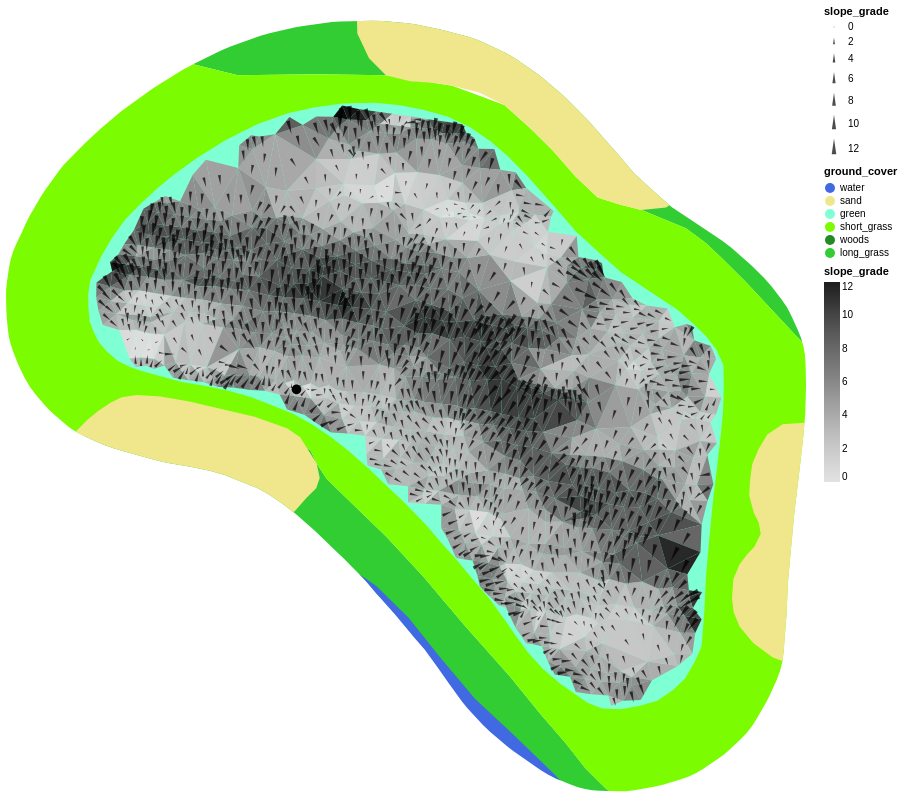

Notebook code cell kept with this figure:
### Code cell
surround_features + grades + inclines + hole_plot_exaggerated

### Figure 1 — Vega-Lite specification as saved in the notebook (floating-point values rounded to 4 significant figures; data arrays with more than 128 entries replaced by an {"elided": "..."} marker saying what was removed)
{"$schema": "https://vega.github.io/schema/vega-lite/v4.17.0.json", "config": {"view": {"continuousHeight": 300, "continuousWidth": 400}}, "datasets": {"data-28da1a83565d5d9b6e7c0148d956bde2": [{"geometry": {"coordinates": [[[-680.7, -339.5], [-680.7, -339.6], [-680.7, -339.6], [-680.8, -339.7], [-680.8, -339.7], [-680.8, -339.7], [-680.9, -339.8], [-680.9, -339.8], [-681, -339.8], [-681.1, -339.8], [-681.1, -339.8], [-681.2, -339.7], [-681.2, -339.7], [-681.2, -339.7], [-681.3, -339.6], [-681.3, -339.6], [-681.3, -339.5], [-681.3, -339.4], [-681.3, -339.4], [-681.2, -339.3], [-681.2, -339.3], [-681.2, -339.3], [-681.1, -339.2], [-681.1, -339.2], [-681, -339.2], [-680.9, -339.2], [-680.9, -339.2], [-680.8, -339.3], [-680.8, -339.3], [-680.8, -339.3], [-680.7, -339.4], [-680.7, -339.4], [-680.7, -339.5]]], "type": "Polygon"}, "type": "Feature"}], "data-37b63d5590ff52be318efc51c3a47dd2": {"elided": "1467 records"}, "data-bb162885a80b26ea2259b01bc2726094": [{"course_area": "general_area", "geometry": {"coordinates": [[[-693.4, -342.0], [-686.2, -341.1], [-680.2, -343.2], [-679.8, -344.0], [-679.2, -344.9], [-677.7, -346.4], [-675.6, -348.4], [-673.3, -350.9], [-670.7, -353.9], [-668.1, -356.9], [-666.2, -359.2], [-664.6, -361.0], [-663.4, -362.5], [-662.2, -363.8], [-661.9, -363.9], [-662.6, -363.9], [-663.0, -363.9], [-663.4, -363.8], [-663.9, -363.7], [-664.3, -363.6], [-665.2, -363.2], [-665.4, -363.1], [-670.3, -358.4], [-674.4, -353.4], [-676.1, -351.9], [-676.8, -351.1], [-678.1, -349.8], [-679.0, -349.0], [-679.0, -349.0], [-679.9, -348.1], [-681.0, -347.1], [-681.9, -346.4], [-682.7, -345.9], [-683.4, -345.5], [-684.4, -345.1], [-685.3, -344.7], [-686.3, -344.5], [-687.5, -344.2], [-688.8, -344.0], [-689.3, -343.9], [-690.5, -343.5], [-691.7, -343.2], [-692.0, -343.1], [-692.7, -342.9], [-693.2, -342.7], [-693.9, -342.3], [-693.4, -342.0]]], "type": "Polygon"}, "ground_cover": "long_grass", "name": "rough", "type": "Feature"}, {"course_area": "general_area", "geometry": {"coordinates": [[[-651.4, -335.4], [-653.7, -333.0], [-655.1, -331.6], [-656.1, -330.6], [-657.3, -329.7], [-660.0, -328.6], [-668.4, -321.4], [-675.6, -320.4], [-679.8, -320.3], [-684.6, -320.4], [-687.3, -319.7], [-685.6, -318.9], [-685.0, -318.6], [-683.2, -318.0], [-682.6, -317.8], [-681.1, -317.5], [-680.6, -317.4], [-678.8, -317.2], [-678.3, -317.1], [-676.4, -317.1], [-675.8, -317.1], [-674.2, -317.2], [-673.7, -317.3], [-672.3, -317.6], [-672.0, -317.7], [-670.6, -318.1], [-670.1, -318.2], [-669.7, -318.4], [-668.3, -319.0], [-668.0, -319.2], [-667.6, -319.4], [-666.4, -320.3], [-666.0, -320.6], [-664.9, -321.5], [-664.6, -321.8], [-663.4, -323.0], [-663.2, -323.2], [-661.6, -325.0], [-661.6, -325.1], [-660.4, -326.4], [-659.2, -327.5], [-658.2, -328.4], [-656.7, -329.4], [-655.1, -330.5], [-654.6, -330.9], [-653.5, -331.8], [-653.3, -332.0], [-652.6, -332.7], [-652.1, -333.2], [-651.5, -334.1], [-651.2, -334.5], [-650.9, -335.0], [-650.5, -335.9], [-650.3, -336.4], [-650.2, -336.6], [-651.4, -335.4]]], "type": "Polygon"}, "ground_cover": "long_grass", "name": "rough", "type": "Feature"}, {"course_area": "general_area", "geometry": {"coordinates": {"elided": "1x116x2 float values"}, "type": "Polygon"}, "ground_cover": "short_grass", "name": "fairway", "type": "Feature"}, {"course_area": "putting_green", "geometry": {"coordinates": {"elided": "1x82x2 float values"}, "type": "Polygon"}, "ground_cover": "green", "name": "green", "type": "Feature"}, {"course_area": "bunker", "geometry": {"coordinates": [[[-654.1, -350.2], [-653.6, -349.5], [-653.1, -349.1], [-652.8, -348.3], [-652.9, -347.6], [-653.2, -347.0], [-653.5, -346.0], [-653.4, -345.0], [-653.3, -344.1], [-652.9, -343.2], [-652.4, -342.2], [-651.4, -341.6], [-650.1, -341.5], [-650.2, -342.4], [-650.2, -342.5], [-650.4, -344.7], [-650.4, -344.7], [-650.7, -347.0], [-650.9, -349.3], [-651.1, -351.2], [-651.2, -353.1], [-651.2, -353.3], [-651.4, -355.5], [-651.4, -356.0], [-652.0, -355.8], [-653.2, -354.9], [-654.0, -353.9], [-654.4, -353.1], [-654.5, -352.2], [-654.4, -351.0], [-654.1, -350.2]]], "type": "Polygon"}, "ground_cover": "sand", "name": "bunkers", "type": "Feature"}, {"course_area": "bunker", "geometry": {"coordinates": [[[-694.4, -342.0], [-693.7, -341.4], [-693.0, -340.8], [-692.3, -340.3], [-691.6, -340.0], [-690.7, -339.8], [-689.3, -339.9], [-687.5, -340.2], [-685.4, -340.7], [-683.5, -341.2], [-681.6, -341.9], [-680.8, -342.4], [-679.8, -344.0], [-679.6, -344.9], [-679.8, -345.5], [-680.4, -346.1], [-681.1, -346.9], [-681.2, -347.0], [-681.9, -346.4], [-682.7, -345.9], [-683.4, -345.5], [-684.4, -345.1], [-685.3, -344.7], [-686.3, -344.5], [-687.5, -344.2], [-688.8, -344.0], [-689.3, -343.9], [-690.5, -343.5], [-691.7, -343.2], [-692.0, -343.1], [-692.7, -342.9], [-693.2, -342.7], [-694.0, -342.3], [-694.4, -342.1], [-694.4, -342.0]]], "type": "Polygon"}, "ground_cover": "sand", "name": "bunkers", "type": "Feature"}, {"course_area": "bunker", "geometry": {"coordinates": [[[-658.5, -328.4], [-660.0, -328.6], [-661.3, -328.3], [-662.7, -327.8], [-664.0, -326.6], [-665.4, -325.0], [-666.8, -323.6], [-668.4, -322.2], [-669.9, -321.4], [-671.5, -321.0], [-672.7, -320.8], [-674.1, -320.8], [-675.6, -320.4], [-676.6, -319.4], [-677.3, -317.9], [-677.3, -317.1], [-676.4, -317.1], [-675.8, -317.1], [-674.2, -317.2], [-673.7, -317.3], [-672.3, -317.6], [-672.0, -317.7], [-670.6, -318.1], [-670.1, -318.2], [-669.7, -318.4], [-668.3, -319.0], [-668.0, -319.2], [-667.6, -319.4], [-666.4, -320.3], [-666.0, -320.6], [-664.9, -321.5], [-664.6, -321.8], [-663.4, -323.0], [-663.2, -323.2], [-661.6, -325.0], [-661.6, -325.1], [-660.4, -326.4], [-659.2, -327.5], [-658.3, -328.3], [-658.5, -328.4]]], "type": "Polygon"}, "ground_cover": "sand", "name": "bunkers", "type": "Feature"}, {"course_area": "penalty_area", "geometry": {"coordinates": [[[-676.1, -351.5], [-674.2, -353.4], [-672.3, -355.7], [-670.2, -358.3], [-667.8, -360.5], [-665.5, -362.7], [-664.9, -363.3], [-665.2, -363.2], [-665.7, -362.9], [-666.2, -362.7], [-667.8, -361.5], [-668.2, -361.2], [-669.2, -360.3], [-669.7, -359.9], [-670.6, -358.9], [-670.9, -358.5], [-671.6, -357.5], [-671.7, -357.5], [-672.4, -356.4], [-673.2, -355.3], [-673.9, -354.5], [-674.0, -354.4], [-675.0, -353.2], [-676.0, -352.1], [-676.0, -352.0], [-676.8, -351.1], [-677.2, -350.7], [-676.1, -351.5]]], "type": "Polygon"}, "ground_cover": "water", "name": "water_hazard", "type": "Feature"}]}, "layer": [{"data": {"name": "data-bb162885a80b26ea2259b01bc2726094"}, "encoding": {"color": {"field": "ground_cover", "scale": {"domain": ["water", "sand", "green", "short_grass", "woods", "long_grass"], "range": ["RoyalBlue", "Khaki", "Aquamarine", "LawnGreen", "ForestGreen", "LimeGreen"]}, "type": "nominal"}, "tooltip": [{"field": "name", "type": "nominal"}, {"field": "ground_cover", "type": "nominal"}, {"field": "course_area", "type": "nominal"}]}, "mark": "geoshape", "projection": {"reflectY": true, "type": "identity"}}, {"data": {"name": "data-37b63d5590ff52be318efc51c3a47dd2"}, "encoding": {"color": {"field": "slope_grade", "scale": {"domain": [0, 12], "scheme": "greys"}, "type": "quantitative"}}, "mark": {"color": "lightgray", "filled": true, "type": "geoshape"}, "projection": {"reflectY": true, "type": "identity"}}, {"data": {"name": "data-37b63d5590ff52be318efc51c3a47dd2"}, "encoding": {"angle": {"field": "slope_heading", "type": "quantitative"}, "color": {"condition": {"selection": "hover", "value": "red"}, "value": "black"}, "latitude": {"field": "y", "type": "quantitative"}, "longitude": {"field": "x", "type": "quantitative"}, "size": {"field": "slope_grade", "type": "quantitative"}, "tooltip": [{"field": "x", "type": "quantitative"}, {"field": "y", "type": "quantitative"}, {"field": "z", "type": "quantitative"}, {"field": "slope_heading", "type": "quantitative"}, {"field": "slope_grade", "type": "quantitative"}]}, "height": 800, "mark": {"filled": true, "shape": "wedge", "type": "point"}, "projection": {"reflectY": true, "type": "identity"}, "selection": {"hover": {"empty": "none", "nearest": true, "on": "mouseover", "type": "single"}}, "width": 800}, {"data": {"name": "data-28da1a83565d5d9b6e7c0148d956bde2"}, "mark": {"color": "black", "type": "geoshape"}}]}
